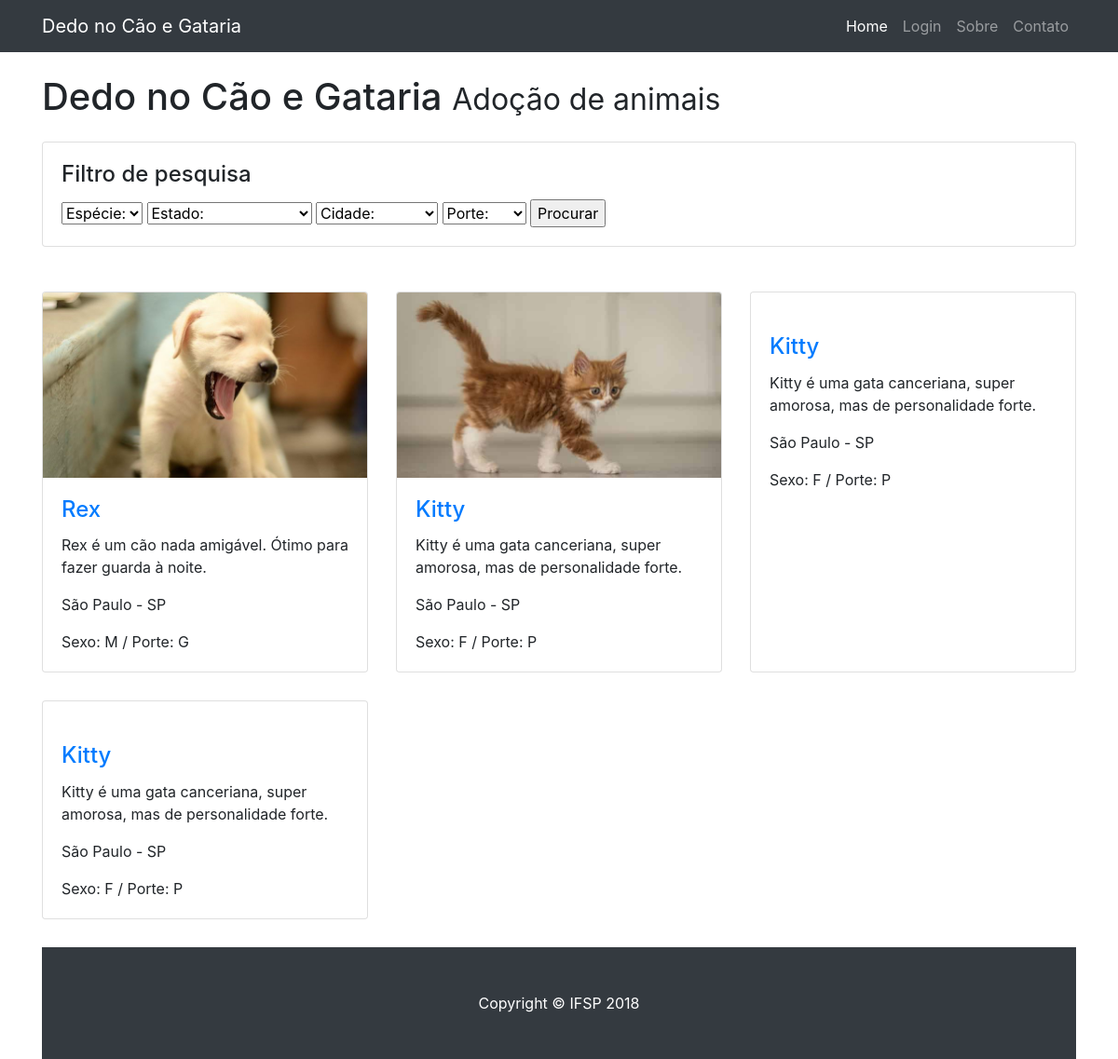
Page /startbootstrap-3-col-portfolio-gh-pages/index.php on the committed database.
### tables this page shows
CREATE TABLE IF NOT EXISTS `fotosPet` (
  `idfotosPet` INT NOT NULL AUTO_INCREMENT,
  `linkFotoPerfil` VARCHAR(60) NOT NULL,
  `linkFoto1` VARCHAR(60) NULL,
  `linkFoto2` VARCHAR(60) NULL,
  `linkFoto3` VARCHAR(60) NULL,
  `linkFoto4` VARCHAR(60) NULL,
  `linkFoto5` VARCHAR(60) NULL,
  `linkFoto6` VARCHAR(60) NULL,
  `Pet_idPet` INT NOT NULL,
  PRIMARY KEY (`idfotosPet`),
  INDEX `fk_fotosPet_Pet1_idx` (`Pet_idPet` ASC),
  CONSTRAINT `fk_fotosPet_Pet1`
    FOREIGN KEY (`Pet_idPet`)
    REFERENCES `Pet` (`idPet`)
    ON DELETE NO ACTION
    ON UPDATE NO ACTION);

CREATE TABLE IF NOT EXISTS `Pet` (
  `idPet` INT NOT NULL AUTO_INCREMENT,
  `nome_provisorio` VARCHAR(30) NOT NULL,
  `especie` ENUM('cão', 'gato') NOT NULL,
  `cidade` VARCHAR(45) NOT NULL,
  `estado` VARCHAR(2) NOT NULL,
  `sexo` ENUM('F', 'M') NOT NULL,
  `porte` ENUM('P', 'M', 'G') NOT NULL,
  `dataCadastro` DATE NOT NULL,
  `descricao` VARCHAR(150) NOT NULL,
  `outrasInfo` VARCHAR(100) NOT NULL,
  `Usuario_idUsuario` INT NOT NULL,
  PRIMARY KEY (`idPet`),
  INDEX `fk_Pet_Usuario1_idx` (`Usuario_idUsuario` ASC),
  CONSTRAINT `fk_Pet_Usuario1`
    FOREIGN KEY (`Usuario_idUsuario`)
    REFERENCES `Usuario` (`idUsuario`)
    ON DELETE NO ACTION
    ON UPDATE NO ACTION);

### startbootstrap-3-col-portfolio-gh-pages/index.php (the view, shortened to what this page needs)
<!DOCTYPE html>
<html lang="en">
  <head>
    <link href="vendor/bootstrap/css/bootstrap.min.css" rel="stylesheet">
    <link href="css/3-col-portfolio.css" rel="stylesheet">
  </head>
  <body>
    <nav class="navbar navbar-expand-lg navbar-dark bg-dark fixed-top">
      <div class="container">
        <a class="navbar-brand" href="index.php">Dedo no Cão e Gataria</a>
        <div class="collapse navbar-collapse" id="navbarResponsive">
          <ul class="navbar-nav ml-auto">
            <li class="nav-item active">
              <a class="nav-link" href="index.php">Home
              </a>
            </li>
            <li class="nav-item">
              <a class="nav-link" href="login.php">Login</a>
            </li>
            <li class="nav-item">
              <a class="nav-link" href="#">Sobre</a>
            </li>
            <li class="nav-item">
              <a class="nav-link" href="#">Contato</a>
            </li>
          </ul>
        </div>
      </div>
    </nav>
    <div class="container">
      <h1 class="my-4">Dedo no Cão e Gataria
        <small>Adoção de animais</small>
      </h1>
          <div>
            <div class='card h-100'>
                  <div class='card-body'>
                    <h4 class='card-title'>
                        Filtro de pesquisa
                    </h4>
                    <form name="pesquisaForm" id="pesquisaForm" method="post" action="envioPesquisa.php">
                      <select name="especie">
                            <option value="" selected="selected">Espécie:</option>
                            </select>
                            <select name="UF">
                              <option value="" selected="selected">Estado:</option>
                            </select>
                              <select name="cidade">
                                <option value="" selected="selected">Cidade:</option>
                              </select>
                              <select name="porte">
                                <option value="" selected="selected">Porte:</option>
                              </select>
                      <input type="submit" name="Enviar" id="Enviar" value="Procurar">
                    </form>
                  </div>
            </div>
          <br><br>
      <?php
        require_once('conexaoBanco.php');
        $sqlPet="SELECT * FROM Pet";
        $result_sqlPet=mysqli_query($conn, $sqlPet);
        $array_sqlPet=mysqli_fetch_array($result_sqlPet);
        $sqlFotosPet="SELECT * FROM fotosPet";
        $result_sqlFotosPet=mysqli_query($conn,$sqlFotosPet);
        $array_sqlFotosPet=mysqli_fetch_array($result_sqlFotosPet);
        echo  "<div class='row '>\n";
        echo  " <div class='col-lg-4 col-sm-6 portfolio-item'>\n";
        echo  "   <div class='card h-100'>";
        echo  "     <a href='#'><img class='card-img-top' src='.".$array_sqlFotosPet[1]."' alt=''></a>\n";
        echo  "       <div class='card-body'>\n";
        echo  "         <h4 class='card-title'>\n";
        echo  "           <a href='/animal.php'>".$array_sqlPet[1]."</a>\n";
        echo  "         </h4>";
        echo  "           <p class='card-text'>".$array_sqlPet[8]."</p>\n";
        echo  "           <p class='card-text'>".$array_sqlPet[3]." - ".$array_sqlPet[4]."</p>\n";
        echo  "           <p class='card-text'> Sexo: ".$array_sqlPet[5]." / Porte: ".$array_sqlPet[6]."</p>\n";
        echo  "   </div>\n";
        echo  " </div>\n";
        echo  "</div>\n";
        $rowsqlPet = mysqli_fetch_assoc($result_sqlPet);
        while ( $rowsqlFotosPet = mysqli_fetch_assoc($result_sqlFotosPet) ) {
          echo    "<div class='col-lg-4 col-sm-6 portfolio-item'>";
          echo      "<div class='card h-100'>";
          echo        "<a href='#'><img class='card-img-top' src='.".$rowsqlFotosPet["linkFotoPerfil"]."' alt=''></a>";
          echo            "<div class='card-body'>";
          echo              "<h4 class='card-title'>";
          echo                 "<a href='/animal.php'>".$rowsqlPet["nome_provisorio"]."</a>";
          echo              "</h4>";
          echo          "<p class='card-text'>".$rowsqlPet["descricao"]."</p>";
          echo          "<p class='card-text'>".$rowsqlPet["cidade"]." - ".$rowsqlPet["estado"]."</p>";
          echo          "<p class='card-text'> Sexo: ".$rowsqlPet["sexo"]." / Porte: ".$rowsqlPet["porte"]."</p>";
          echo        "</div>";
          echo      "</div>";
          echo    "</div>";
        }
        echo   "</div>";
      ?>
    </div>
    <footer class="py-5 bg-dark">
      <div class="container">
        <p class="m-0 text-center text-white">Copyright &copy; IFSP 2018</p>
      </div>
    </footer>
  </body>
</html>

### rows in the picture
fotospet: linkFotoPerfil (picture)
pet: nome_provisorio "Rex", descricao "Rex é um cão nada amigável. Ótimo para fazer guarda à noite.", cidade "São Paulo", estado "SP", sexo "M", porte "G"
fotospet: linkFotoPerfil (picture), Pet_idPet.nome_provisorio "Kitty", Pet_idPet.descricao "Kitty é uma gata canceriana, super amorosa, mas de personalidade forte.", Pet_idPet.cidade "São Paulo", Pet_idPet.estado "SP", Pet_idPet.sexo "F", Pet_idPet.porte "P"
pet: nome_provisorio "Kitty", descricao "Kitty é uma gata canceriana, super amorosa, mas de personalidade forte.", cidade "São Paulo", estado "SP", sexo "F", porte "P"
